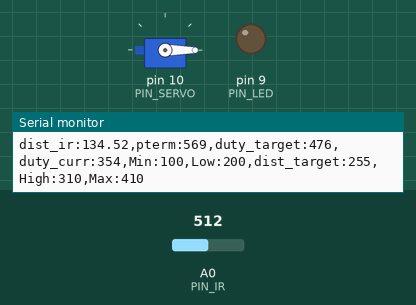
A sketch run on a simulated Arduino Uno, built with avr-gcc and run on an emulated ATmega328P. Parts: servo, output pins drawn as LEDs (lit = HIGH), the last lines printed to the serial monitor. The test bench sets the inputs (shaded band); at power-on: A0 (PIN_IR) = 512.

Above: at 1.2 s.
1.3 s: A0 (PIN_IR) set to 122
At 2.09 s:
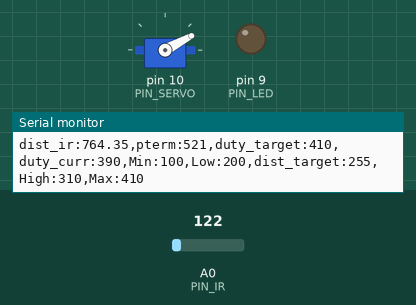
4.3 s: A0 (PIN_IR) set to 0
At 7.1 s:
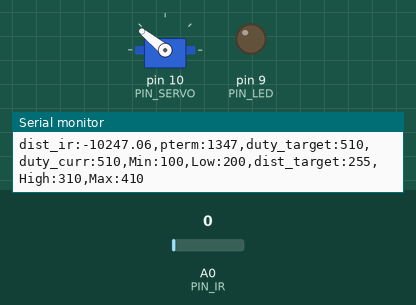
7.3 s: A0 (PIN_IR) set to 79
At 11.2 s:
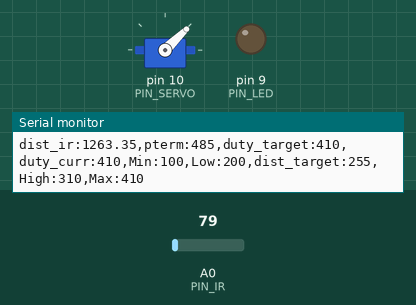
Timing chart, 0 to 12.7 s (numbered marks = the images above; inputs shaded):
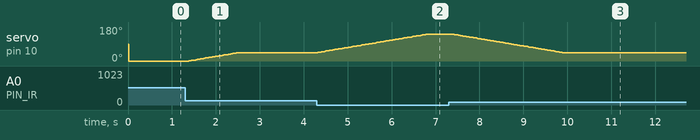

The sketch:

homework_22P06.ino
```cpp
#include <Servo.h>

/////////////////////////////
// Configurable parameters //
/////////////////////////////

// Arduino pin assignment
#define PIN_LED 9
#define PIN_SERVO 10
#define PIN_IR A0

// Framework setting
#define _DIST_TARGET 255
#define _DIST_MIN 100
#define _DIST_MAX 430

// Distance sensor
#define _DIST_ALPHA 0.3

// Servo range
#define _DUTY_MIN 1000
#define _DUTY_NEU 1480
#define _DUTY_MAX 2000

// Servo speed control
#define _SERVO_ANGLE 30
#define _SERVO_SPEED 80

// Event periods
#define _INTERVAL_DIST 20
#define _INTERVAL_SERVO 20
#define _INTERVAL_SERIAL 100

// PID parameters
#define _KP 1.5

//unit: mm
#define _CALI_MIN 69
#define _CALI_MAX 290

//////////////////////
// global variables //
//////////////////////

// Servo instance
Servo myservo;

// Distance sensor
float dist_target; // location to send the ball
float dist_raw, dist_ema;

// Event periods
unsigned long last_sampling_time_dist, last_sampling_time_servo, last_sampling_time_serial;
bool event_dist, event_servo, event_serial;

// Servo speed control
int duty_chg_per_interval;
int duty_target, duty_curr;

// PID variables
float error_curr, error_prev, control, pterm, dterm, iterm;

void setup() {
// initialize GPIO pins for LED and attach servo
  myservo.attach(PIN_SERVO);
  // move servo to neutral position
  //myservo.writeMicroseconds(_DUTY_NEU);
  pinMode(PIN_LED, OUTPUT);

// initialize global variables
  last_sampling_time_dist = 0;
  last_sampling_time_servo = 0;
  last_sampling_time_serial = 0;

  event_dist = false;
  event_servo = false;
  event_serial = false;

// initialize serial port
  Serial.begin(57600);

// convert angle speed into duty change per interval.
  duty_chg_per_interval = (float)(_DUTY_MAX - _DUTY_MIN) * _SERVO_SPEED / 180 * _INTERVAL_SERVO / 1000;
}

void loop() {
/////////////////////
// Event generator //
/////////////////////
  // [1615] 거리 측정 주기가 되었는지 검사
  if (millis() >= last_sampling_time_dist + _INTERVAL_DIST)
      event_dist = true;

  // [1615] 서보 제어 주기가 되었는지 검사
  if (millis() >= last_sampling_time_servo + _INTERVAL_SERVO)
      event_servo= true;

  // [1615] Serial 제어 주기가 되었는지 검사
  if (millis() >= last_sampling_time_serial + _INTERVAL_SERIAL)
      event_serial= true;

////////////////////
// Event handlers //
////////////////////

  if(event_dist) {
    event_dist = false;
  // get a distance reading from the distance sensor
    //dist_raw = ir_distance_filtered();
    dist_raw = ir_distance_filtered();

  // PID control logic
    error_curr = _DIST_TARGET - dist_raw;

    pterm = error_curr * _KP;
    control = pterm;

  // duty_target = f(duty_neutral, control)
    duty_target = _DUTY_NEU + control;

  // keep duty_target value within the range of [_DUTY_MIN, _DUTY_MAX]
    if (duty_target < _DUTY_MIN) duty_target = _DUTY_MIN;
    else if (duty_target > _DUTY_MAX) duty_target = _DUTY_MAX;
    //duty_target = min(max(duty_target, _DUTY_MIN), _DUTY_MAX); // [1615]

    last_sampling_time_dist += _INTERVAL_DIST;
  }

  if(event_servo) {
    event_servo = false;

    // adjust duty_curr toward duty_target by duty_chg_per_interval
    if(duty_target > duty_curr) {
      duty_curr += duty_chg_per_interval;
      if(duty_curr > duty_target) duty_curr = duty_target;
    }
    else {
      duty_curr -= duty_chg_per_interval;
      if(duty_curr < duty_target) duty_curr = duty_target;
    }

    // update servo position
    myservo.writeMicroseconds(duty_curr);

    last_sampling_time_servo += _INTERVAL_SERVO;
  }

  if(event_serial) {
    event_serial = false;
    Serial.print("dist_ir:");
    Serial.print(dist_raw);
    Serial.print(",pterm:");
    Serial.print(map(pterm,-1000,1000,510,610));
    Serial.print(",duty_target:");
    Serial.print(map(duty_target,1000,2000,410,510));
    Serial.print(",duty_curr:");
    Serial.print(map(duty_curr,1000,2000,410,510));
    Serial.println(",Min:100,Low:200,dist_target:255,High:310,Max:410");

    last_sampling_time_serial += _INTERVAL_SERIAL;
  }
}

float ir_distance(void){ // return value unit: mm
  float val, result;
  float volt = float(analogRead(PIN_IR));
  val = ((6762.0/(volt-9.0))-4.0) * 10.0;
  result = 100 + 300.0 / (_CALI_MAX - _CALI_MIN) * (val - _CALI_MIN);
  return result;
}

float ir_distance_filtered(void){ // return value unit: mm
  //return ir_distance(); // for now, just use ir_distance() without noise filter.
  static float val = _DIST_TARGET; // [3088]
  static float dist_ema  = 0; // [3088]
  float raw = ir_distance(); // [3088]
  if (raw >= _DIST_MIN && raw <= _DIST_MAX) // [3088]
    val = raw; // [3088]
  dist_ema =  _DIST_ALPHA * raw + (1 - _DIST_ALPHA) * dist_ema; // [3088]
  return dist_ema; // [3088]
}
```

Measured:
- after the input at 4.3 s, servo on pin 10 (PIN_SERVO): moves from 44° to 141° over 2.5 s, starting at once
- after the input at 7.3 s, servo on pin 10 (PIN_SERVO): moves from 141° to 44° over 2.5 s, starting after 0.12 s
